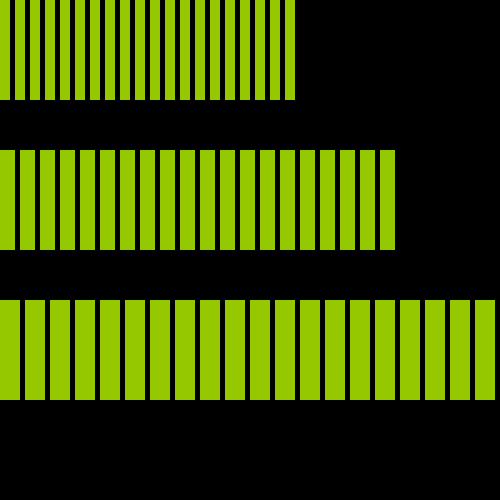
Frame 1 (no input)
Frame 60 (no input): identical to frame 1, image omitted
Frame 120 (the mouse pressed at the canvas centre since frame 60): identical to frame 1, image omitted

The p5.js sketch that drew this single still picture (run headless with seeded random() and noise() and a simulated clock; from frame 60 on, the mouse is pressed at the canvas centre):

// p5.js sketch
// ── sketch.js
//-------------------
let boxWidth = 10;
let boxHeight = 500;
let spacing = 5;
let numBoxes = 20;
let xOffset = 0;
let yOffset = 0;

function setup(){
    createCanvas(500,500);
    background(0);
}

function draw(){
    drawBoxes(10,100,5,0,0); //parameters = boxWidth, boxHeight, spacing, xOffset, yOffset
    drawBoxes(15,100,5,0,150);
    drawBoxes(20,100,5,0,300);
}

function drawBoxes(boxWidth, boxHeight, spacing, xOffset, yOffset){
    fill(150,200,0);
    noStroke();
    for(let i=0; i<numBoxes; i++){
        let totalSpace = boxWidth+spacing;
        rect(i*totalSpace + xOffset,yOffset,boxWidth,boxHeight)
    }
}
//-------------------
clap(3, 8); //we can have multiple parameters 

function clap(startNum, endNum){
    let loopCount = endNum-startNum
    for(let i=0;i<loopCount;i++){
        console.log("Hi " + (startNum+i))
    }
    return "Done";
}
function addMeUp(num01, num02){
    let total = num01 + num02; //expressions
    console.log("all my work is done")
    return total;
}
//-------------------
